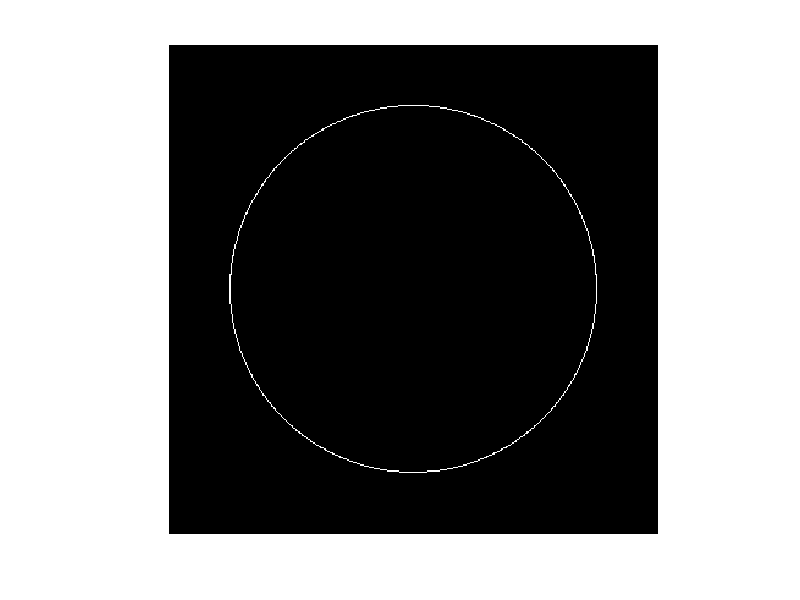

The MATLAB script that drew this image:
img = zeros(400,400);
markaz_y = 200;
markaz_x = 200;
radius = 150;
for w = linspace(0 , 2*pi , 1000)
    x = round(markaz_x + radius * cos(w));
    y = round(markaz_y + radius * sin(w));
     if x >= 1 && x <= 400 && y >= 1 && y <= 400
         img(x,y)=255;
     end
end
imshow(img)